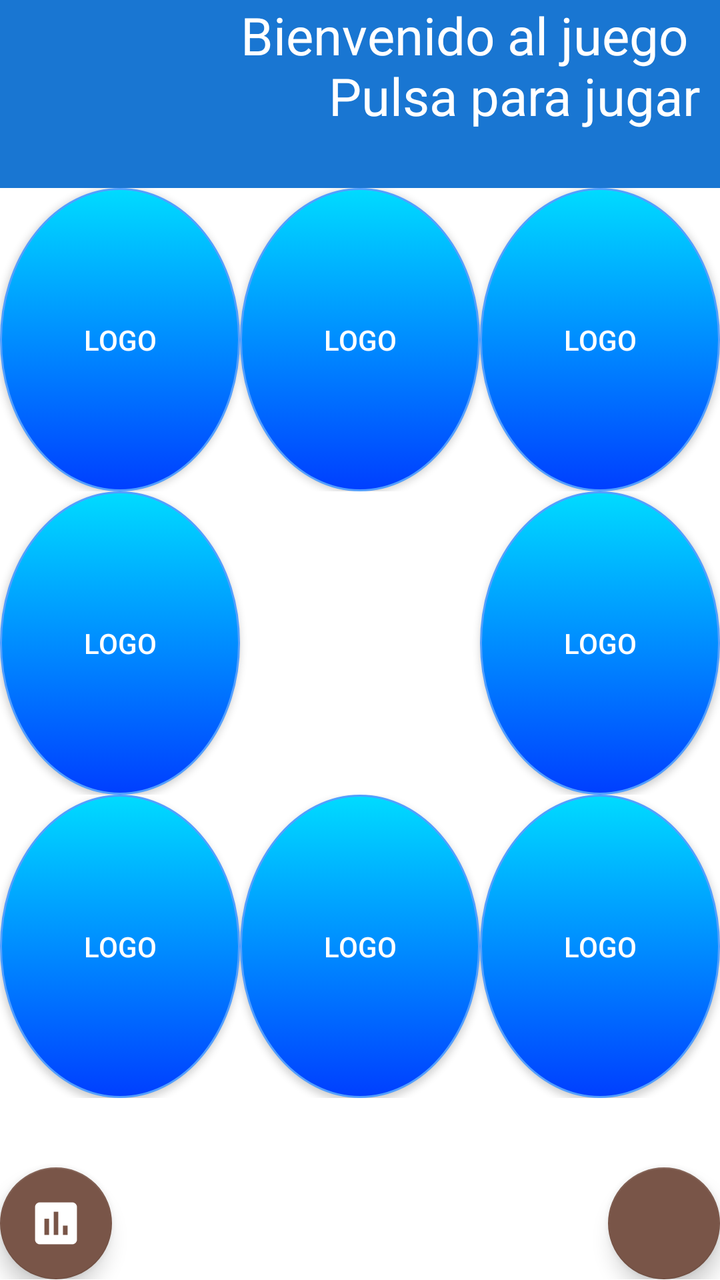
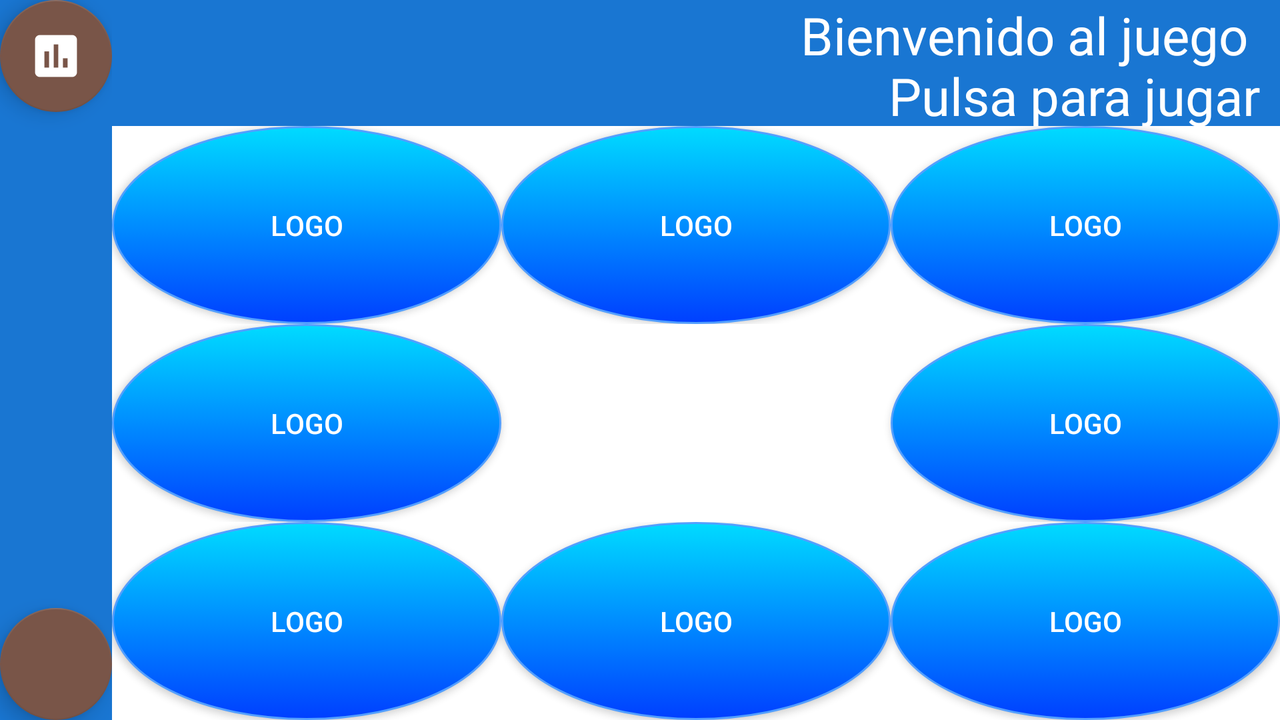

First picture: res/layout/ on a phone held upright. Second picture: the repository's own variant of that layout, on a device whose configuration matches the variant's folder. Source for both follows.
<!-- AndroidManifest.xml: application theme AppTheme -->
<!-- res/layout/activity_main1.xml -->
<LinearLayout xmlns:android="http://schemas.android.com/apk/res/android"
    xmlns:tools="http://schemas.android.com/tools"
    android:id="@+id/view"
    android:layout_width="match_parent"
    android:layout_height="match_parent"
    android:orientation="vertical"
    tools:context=".MainActivity">

    <TextView
        style="@style/titulo"
        android:id="@+id/t1"
        android:layout_width="match_parent"
        android:layout_height="94sp"
        android:clickable="true"
        android:gravity="right"
        android:onClick="Iniciar"
        android:paddingLeft="10sp"
        android:paddingRight="10sp"
        android:text="@string/starttext"
        android:textColor="@color/abc_primary_text_material_dark"
        android:textSize="26sp" />

    <LinearLayout
        android:id="@+id/lheight"
        android:layout_width="match_parent"
        android:layout_height="0dp"
        android:layout_weight="4"
        android:orientation="vertical">

        <LinearLayout
            android:id="@+id/lwidth"
            android:layout_width="match_parent"
            android:layout_height="0dp"
            android:layout_weight="1"
            android:gravity="center"
            android:orientation="horizontal">

            <Button
                android:id="@+id/b11"
                style="@style/cartas"
                android:layout_width="0dp"
                android:layout_height="match_parent"
                android:layout_weight="1"
                android:onClick="VolteaBoton"
                android:text="Logo" />

            <Button
                android:id="@+id/b12"
                style="@style/cartas"
                android:layout_width="0dp"
                android:layout_height="match_parent"
                android:layout_weight="1"
                android:onClick="VolteaBoton"
                android:text="Logo" />

            <Button
                android:id="@+id/b13"
                style="@style/cartas"
                android:layout_width="0dp"
                android:layout_height="match_parent"
                android:layout_weight="1"
                android:onClick="VolteaBoton"
                android:text="Logo" />


        </LinearLayout>

        <LinearLayout
            android:layout_width="match_parent"
            android:layout_height="0dp"
            android:layout_weight="1"
            android:gravity="center"
            android:orientation="horizontal">

            <Button
                android:id="@+id/b21"
                style="@style/cartas"
                android:layout_width="0dp"
                android:layout_height="match_parent"
                android:layout_weight="1"
                android:onClick="VolteaBoton"
                android:text="Logo" />

            <Button
                android:id="@+id/b22"
                style="@style/cartas"
                android:layout_width="0dp"
                android:layout_height="match_parent"
                android:layout_weight="1"
                android:onClick="VolteaBoton"
                android:text="Logo"
                android:enabled="false"/>

            <Button
                android:id="@+id/b23"
                style="@style/cartas"
                android:layout_width="0dp"
                android:layout_height="match_parent"
                android:layout_weight="1"
                android:onClick="VolteaBoton"
                android:text="Logo" />


        </LinearLayout>

        <LinearLayout
            android:layout_width="match_parent"
            android:layout_height="0dp"
            android:layout_weight="1"
            android:gravity="center"
            android:orientation="horizontal">

            <Button
                android:id="@+id/b31"
                style="@style/cartas"
                android:layout_width="0dp"
                android:layout_height="match_parent"
                android:layout_weight="1"
                android:onClick="VolteaBoton"
                android:text="Logo" />

            <Button
                android:id="@+id/b32"
                style="@style/cartas"
                android:layout_width="0dp"
                android:layout_height="match_parent"
                android:layout_weight="1"
                android:onClick="VolteaBoton"
                android:text="Logo" />

            <Button
                android:id="@+id/b33"
                style="@style/cartas"
                android:layout_width="0dp"
                android:layout_height="match_parent"
                android:layout_weight="1"
                android:onClick="VolteaBoton"
                android:text="Logo" />


        </LinearLayout>




    </LinearLayout>

    <LinearLayout
        android:layout_width="match_parent"
        android:layout_height="0dp"
        android:layout_weight="0.8">

        <android.support.design.widget.FloatingActionButton

            android:layout_width="wrap_content"
            android:layout_height="wrap_content"
            android:layout_gravity="bottom|end"

            android:src="@drawable/ic_historial"
            android:onClick="AbrirHistorial"/>


        <TextView
            android:layout_width="0dp"
            android:layout_height="match_parent"
            android:layout_weight="1" />

        <android.support.design.widget.FloatingActionButton

            android:layout_width="wrap_content"
            android:layout_height="wrap_content"
            android:layout_gravity="bottom|end"

            android:src="@drawable/ic_reiniciar"
            android:onClick="Reiniciar"/>

    </LinearLayout>

</LinearLayout>
<!-- resources referenced by this layout -->
<resources>
  <!-- drawable ic_historial: png bitmap (drawable-hdpi, 629 bytes) -->
  <string name="starttext">Bienvenido al juego \n Pulsa para jugar</string>
  <style name="cartas">
          <item name="android:background">@drawable/cartas</item>
          <item name="android:textColor">@drawable/texto_cartas</item>
      </style>
  <style name="titulo">
          <item name="android:background">@color/colorPrimaryDark</item>
          <item name="android:textColor">@color/textIcons</item>
  </style>
  <style name="AppTheme" parent="Theme.AppCompat.Light.NoActionBar">
          
          
          <item name="colorPrimaryDark">@color/colorPrimaryDark</item>
          <item name="colorPrimary">@color/colorPrimary</item>
          <item name="colorAccent">@color/colorAccent</item>
          <item name="android:textColorPrimary">@color/textColorPrimary</item>
          <item name="android:textColorSecondary">@color/textColorSecondary</item>
          <item name="android:windowBackground">@color/textIcons</item>
  
      </style>
  <!-- drawable cartas (drawable) -->
  <?xml version="1.0" encoding="utf-8"?>
  <selector xmlns:android="http://schemas.android.com/apk/res/android">
      <item android:state_enabled="false"><shape android:shape="oval">
          <stroke android:width="1dip" android:color="#00000000" />
          <solid android:color="#00000000" />
      </shape></item>
      <item android:state_pressed="true">
          <shape android:shape="oval">
              <stroke android:width="1dip" android:color="#7de9ff" />
              <gradient android:angle="-90" android:endColor="#a6f0ff" android:startColor="#00dbff" />
          </shape>
      </item>
      <item android:state_selected="true">
          <shape android:shape="oval">
              <stroke android:width="1dip" android:color="#7de9ff" />
              <solid android:color="#00dbff" />
          </shape>
      </item>
      <item>
          <shape android:shape="oval">
              <stroke android:width="1dip" android:color="#529fff" />
              <gradient android:angle="-90" android:endColor="#003fff" android:startColor="#00dbff" />
          </shape>
      </item>
  </selector>
  <!-- drawable texto_cartas (drawable) -->
  <?xml version="1.0" encoding="utf-8"?>
  <selector xmlns:android="http://schemas.android.com/apk/res/android">
      <item android:state_enabled="true" android:color="#ffffff"></item>
      <item android:state_enabled="false" android:color="#00ffffff"></item>
  </selector>
  <color name="colorPrimaryDark">#1976D2</color>
  <color name="textIcons">#FFFFFF</color>
  <color name="colorPrimary">#2196F3</color>
  <color name="colorAccent">#795548</color>
  <color name="textColorPrimary">#212121</color>
  <color name="textColorSecondary">#727272</color>
</resources>
<!-- res/layout-land/activity_main1.xml (the author's variant of the layout above) -->
<!-- drawn on the phone turned sideways -->
<LinearLayout xmlns:android="http://schemas.android.com/apk/res/android"
    xmlns:tools="http://schemas.android.com/tools"
    android:id="@+id/view"
    android:layout_width="match_parent"
    android:layout_height="match_parent"
    android:orientation="horizontal"
    tools:context=".MainActivity">

    <LinearLayout
        style="@style/titulo"
        android:layout_width="wrap_content"
        android:layout_height="match_parent"
        android:orientation="vertical">

        <android.support.design.widget.FloatingActionButton

            android:layout_width="wrap_content"
            android:layout_height="wrap_content"
            android:layout_gravity="bottom|end"
            android:src="@drawable/ic_historial"
            android:onClick="Historial"/>
        <TextView
            android:layout_width="match_parent"
            android:layout_height="0dp"
            android:layout_weight="1" />

        <android.support.design.widget.FloatingActionButton

            android:layout_width="wrap_content"
            android:layout_height="wrap_content"
            android:layout_gravity="bottom|end"
            android:src="@drawable/ic_reiniciar"
            android:onClick="Reiniciar"/>
    </LinearLayout>

    <LinearLayout
        android:layout_width="0dp"
        android:layout_height="match_parent"
        android:layout_weight="1"
        android:orientation="vertical">

        <LinearLayout
            android:layout_width="match_parent"
            android:layout_height="63dp"
            android:layout_gravity="center_vertical"
            android:orientation="horizontal">


            <TextView
                style="@style/titulo"
                android:id="@+id/t1"
                android:layout_width="0dp"
                android:layout_height="match_parent"
                android:layout_weight="1"
                android:clickable="true"
                android:gravity="right"
                android:onClick="Iniciar"
                android:paddingLeft="10sp"
                android:paddingRight="10sp"
                android:text="@string/starttext"
                android:textColor="@color/abc_primary_text_material_dark"
                android:textSize="26sp" />

        </LinearLayout>

        <LinearLayout
            android:id="@+id/lheight"
            android:layout_width="match_parent"
            android:layout_height="0dp"
            android:layout_weight="4"
            android:orientation="vertical">

            <LinearLayout
                android:id="@+id/lwidth"
                android:layout_width="match_parent"
                android:layout_height="0dp"
                android:layout_weight="1"
                android:gravity="center"
                android:orientation="horizontal">

                <Button
                    android:id="@+id/b11"
                    style="@style/cartas"
                    android:layout_width="0dp"
                    android:layout_height="match_parent"
                    android:layout_weight="1"
                    android:onClick="VolteaBoton"
                    android:text="Logo" />

                <Button
                    android:id="@+id/b12"
                    style="@style/cartas"
                    android:layout_width="0dp"
                    android:layout_height="match_parent"
                    android:layout_weight="1"
                    android:onClick="VolteaBoton"
                    android:text="Logo" />

                <Button
                    android:id="@+id/b13"
                    style="@style/cartas"
                    android:layout_width="0dp"
                    android:layout_height="match_parent"
                    android:layout_weight="1"
                    android:onClick="VolteaBoton"
                    android:text="Logo" />


            </LinearLayout>

            <LinearLayout
                android:layout_width="match_parent"
                android:layout_height="0dp"
                android:layout_weight="1"
                android:gravity="center"
                android:orientation="horizontal">

                <Button
                    android:id="@+id/b21"
                    style="@style/cartas"
                    android:layout_width="0dp"
                    android:layout_height="match_parent"
                    android:layout_weight="1"
                    android:onClick="VolteaBoton"
                    android:text="Logo" />

                <Button
                    android:id="@+id/b22"
                    style="@style/cartas"
                    android:layout_width="0dp"
                    android:layout_height="match_parent"
                    android:layout_weight="1"
                    android:onClick="VolteaBoton"
                    android:text="Logo"
                    android:enabled="false"/>

                <Button
                    android:id="@+id/b23"
                    style="@style/cartas"
                    android:layout_width="0dp"
                    android:layout_height="match_parent"
                    android:layout_weight="1"
                    android:onClick="VolteaBoton"
                    android:text="Logo" />


            </LinearLayout>

            <LinearLayout
                android:layout_width="match_parent"
                android:layout_height="0dp"
                android:layout_weight="1"
                android:gravity="center"
                android:orientation="horizontal">

                <Button
                    android:id="@+id/b31"
                    style="@style/cartas"
                    android:layout_width="0dp"
                    android:layout_height="match_parent"
                    android:layout_weight="1"
                    android:onClick="VolteaBoton"
                    android:text="Logo" />

                <Button
                    android:id="@+id/b32"
                    style="@style/cartas"
                    android:layout_width="0dp"
                    android:layout_height="match_parent"
                    android:layout_weight="1"
                    android:onClick="VolteaBoton"
                    android:text="Logo" />

                <Button
                    android:id="@+id/b33"
                    style="@style/cartas"
                    android:layout_width="0dp"
                    android:layout_height="match_parent"
                    android:layout_weight="1"
                    android:onClick="VolteaBoton"
                    android:text="Logo" />


            </LinearLayout>




        </LinearLayout>
    </LinearLayout>


</LinearLayout>
